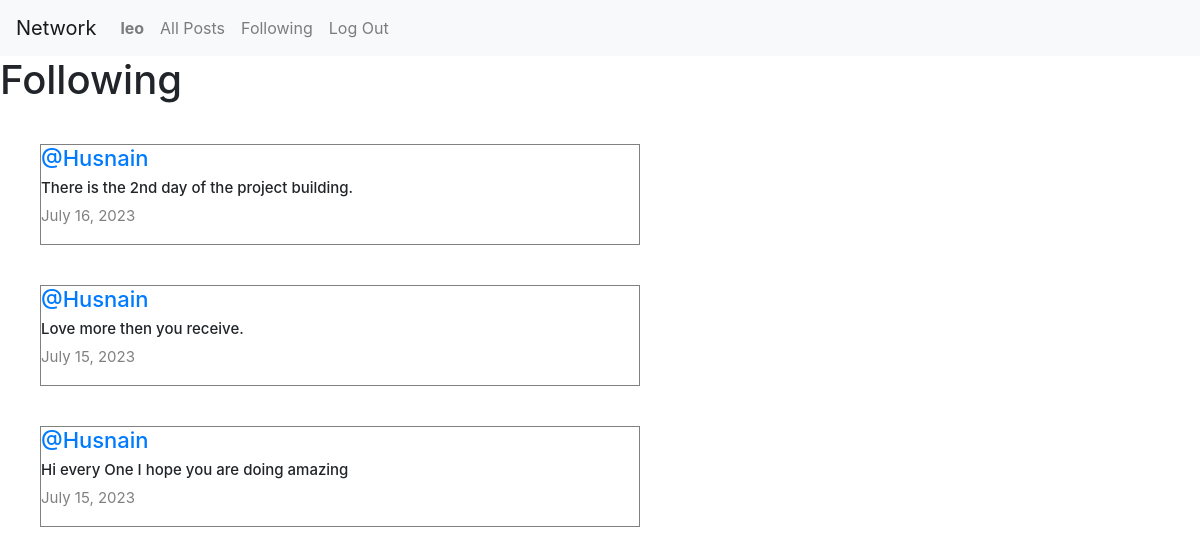
The page /following (signed in) on the database its author committed.
### network/models.py (models this page shows, shortened)
class User(AbstractUser):
    pass

class Post(models.Model):
    content= models.CharField(max_length=140)
    user=models.ForeignKey(User,on_delete=models.CASCADE,related_name="author")
    date=models.DateField(auto_now_add=True)

### network/views.py (the view)
# urls.py: path('following', views.following, name='following'),
def following (request):
    currentUser = User.objects.get(pk=request.user.id)
    followingPeople= Follow.objects.filter(user=currentUser)
    allPosts= Post.objects.all().order_by('id').reverse()
    followingPosts = []
    for post in allPosts:
        for person in followingPeople:
            if person.user_follower == post.user:
                followingPosts.append(post)
    paginator = Paginator(followingPosts,10)
    page_number= request.GET.get('page')
    posts_of_the_page = paginator.get_page(page_number)
    return render(request,"network/following.html",{
        "posts_of_the_page":posts_of_the_page
    })

### network/templates/network/following.html (shortened to what this page needs)
{% extends "network/layout.html" %}
{% block body %}
    <h1 class=" ms-5">Following</h1>
        <div class="all-posts" style="display: flex; justify-content: flex-start; flex-direction: column; margin: 20px;">
            {% for post in posts_of_the_page %}
                <div class="post" style="border: 0.3px solid gray; display: flex; justify-content: center; flex-direction: column; max-width: 600px; box-sizing: border-box; margin: 20px;">
                    <h5 class="username" style="font-size:22px;"><a href="{% url 'profile' user_id=post.user.id%}">@{{post.user}}</a></h5>
                    <h6 class="content" style="font-size:15px;">{{post.content}}</h6>
                    <p class="date" style="font-size:15px; color:gray;"> {{post.date}}</p>
                </div>
            {% endfor %}
        </div>
{% endblock %}

### network/templates/network/layout.html (shortened to what this page needs)
{% load static %}
<!DOCTYPE html>
<html lang="en">
    <head>
        <link rel="stylesheet" href="https://stackpath.bootstrapcdn.com/bootstrap/4.4.1/css/bootstrap.min.css">
        <link rel="stylesheet" href="https://cdnjs.cloudflare.com/ajax/libs/font-awesome/5.15.3/css/all.min.css">
        <link rel="stylesheet" href="https://cdnjs.cloudflare.com/ajax/libs/font-awesome/4.7.0/css/font-awesome.min.css">
        <link href="{% static 'network/styles.css' %}" rel="stylesheet">
    </head>
    <body>
        <nav class="navbar navbar-expand-lg navbar-light bg-light">
            <a class="navbar-brand" href="#">Network</a>
            <div>
              <ul class="navbar-nav mr-auto">
                {% if user.is_authenticated %}
                    <li class="nav-item">
                        <a class="nav-link" href="{% url 'profile' user_id=user.id %}"><strong>{{ user.username }}</strong></a>
                    </li>
                {% endif %}
                <li class="nav-item">
                  <a class="nav-link" href="{% url 'index' %}">All Posts</a>
                </li>
                {% if user.is_authenticated %}
                    <li class="nav-item">
                        <a class="nav-link" href="{%url 'following' %}">Following</a>
                    </li>
                    <li class="nav-item">
                        <a class="nav-link" href="{% url 'logout' %}">Log Out</a>
                    </li>
                {% endif %}
              </ul>
            </div>
          </nav>
        <div class="body">
            {% block body %}
            {% endblock %}
        </div>
    </body>
</html>

### network/static/network/styles.css (style rules this page uses)
.all-posts { display: flex; justify-content: flex-start; flex-direction: column; margin: 20px; }
.all-posts .post { border: 0.3px solid gray; display: flex; justify-content: center; flex-direction: column; max-width: 600px; box-sizing: border-box; margin: 20px; }

### rows shown on the page
User: username "leo"
Post: user "Husnain", content "There is the 2nd day of the project building.", date "July 16, 2023"
Post: user "Husnain", content "Love more then you receive.", date "July 15, 2023"
Post: user "Husnain", content "Hi every One I hope you are doing amazing", date "July 15, 2023"
